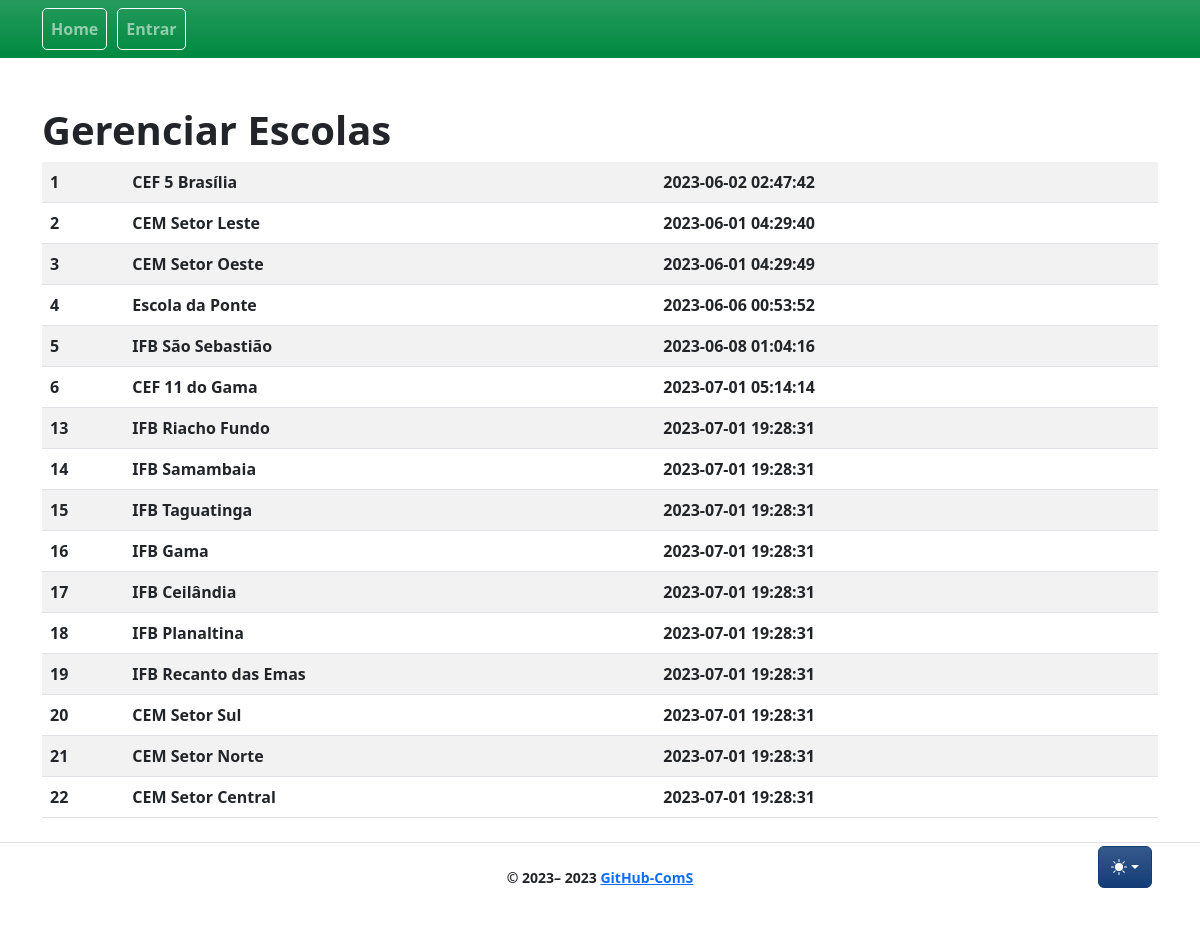
Screenshot of /schools/ with the database file from the repository.
### app/models/school.py (models this page shows, shortened)
class School(db.Model):
    __tablename__ = "school"
    id = db.Column(db.Integer, primary_key=True)
    title = db.Column(db.String)
    description = db.Column(db.String)
    created_at = db.Column(db.DateTime, nullable=False, default=func.now())
    updated_at = db.Column(
        db.DateTime, nullable=False, default=func.now(), onupdate=func.now()
        )

### app/controllers/schools_controllers.py (the view)
@bp.route("/", methods=["GET"])
def index():
    schools = School.query.all()
    return render_template(_j.index, entities=schools, **properties)

### app/templates/schools/index.jinja2 (shortened to what this page needs)
{% extends "base.jinja2" %}
{% from 'bootstrap5/utils.html' import render_icon %}
{% from 'macros/component_confirm_modal.jinja2' import confirmModalMacro, confirmModalScript %}
{% block head %}
{{ super() }}
{% endblock %}
{% block content %}
<div class="table-wrapper">
    <div class="table-title">
        <div class="row">
            <div class="col-sm-6">
                <h1>Gerenciar {{collection_name}}</h1>
            </div>
            <div class="col-sm-6">
            </div>
        </div>
    </div>
    <table class="table table-striped table-hover">
        <tbody>
            {% for entity in entities %}
            <tr>
                {% for field in list_fields %}
                <td>{{ entity[field] }}</td>
                {% endfor %}
                <td>
                    <a class="btn" href="{{ url_for('schools.show', id=entity.id) }}" title="View"> {{
                        render_icon('search') }} </a>
                </td>
            </tr>
            {% endfor %}
        </tbody>
    </table>
</div>
{% endblock %}

### rows the page displays
School: id "1" "CEF 5 Brasília" "2023-06-02 02:47:42"
School: id "2" "CEM Setor Leste" "2023-06-01 04:29:40"
School: id "3" "CEM Setor Oeste" "2023-06-01 04:29:49"
School: id "4" "Escola da Ponte" "2023-06-06 00:53:52"
School: id "5" "IFB São Sebastião" "2023-06-08 01:04:16"
School: id "6" "CEF 11 do Gama" "2023-07-01 05:14:14"
School: id "13" "IFB Riacho Fundo" "2023-07-01 19:28:31"
School: id "14" "IFB Samambaia" "2023-07-01 19:28:31"
School: id "15" "IFB Taguatinga" "2023-07-01 19:28:31"
School: id "16" "IFB Gama" "2023-07-01 19:28:31"
School: id "17" "IFB Ceilândia" "2023-07-01 19:28:31"
School: id "18" "IFB Planaltina" "2023-07-01 19:28:31"
School: id "19" "IFB Recanto das Emas" "2023-07-01 19:28:31"
School: id "20" "CEM Setor Sul" "2023-07-01 19:28:31"
School: id "21" "CEM Setor Norte" "2023-07-01 19:28:31"
School: id "22" "CEM Setor Central" "2023-07-01 19:28:31"

### other values shown
{{ render_nav_item('main.index', 'Home') }} "Home"
{{ render_nav_item('auth.login', 'Entrar') }} "Entrar"
{{ collection_name }} "Escolas"
